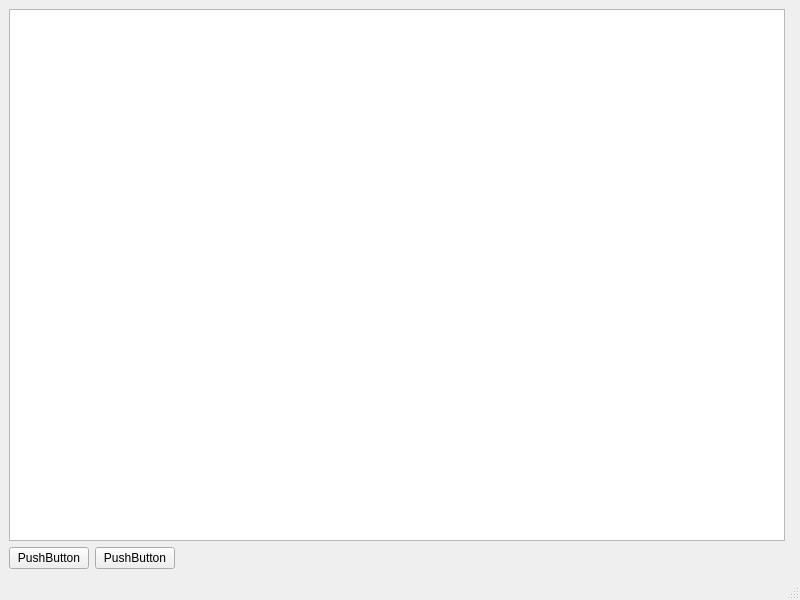
<?xml version="1.0" encoding="UTF-8"?>
<ui version="4.0">
 <class>MainWindow</class>
 <widget class="QMainWindow" name="MainWindow">
  <property name="geometry">
   <rect>
    <x>0</x>
    <y>0</y>
    <width>800</width>
    <height>600</height>
   </rect>
  </property>
  <property name="windowTitle">
   <string>MainWindow</string>
  </property>
  <widget class="QWidget" name="centralwidget">
   <layout class="QVBoxLayout" name="verticalLayout_2">
    <item>
     <layout class="QVBoxLayout" name="verticalLayout">
      <item>
       <layout class="QHBoxLayout" name="horizontalLayout">
        <item>
         <widget class="QTreeView" name="treeView"/>
        </item>
        <item>
         <widget class="QWidget" name="widget" native="true"/>
        </item>
       </layout>
      </item>
      <item>
       <layout class="QHBoxLayout" name="horizontalLayout_2">
        <item>
         <widget class="QPushButton" name="pushButton">
          <property name="text">
           <string>PushButton</string>
          </property>
         </widget>
        </item>
        <item>
         <widget class="QPushButton" name="pushButton_2">
          <property name="text">
           <string>PushButton</string>
          </property>
         </widget>
        </item>
        <item>
         <spacer name="horizontalSpacer">
          <property name="orientation">
           <enum>Qt::Orientation::Horizontal</enum>
          </property>
          <property name="sizeHint" stdset="0">
           <size>
            <width>40</width>
            <height>20</height>
           </size>
          </property>
         </spacer>
        </item>
       </layout>
      </item>
     </layout>
    </item>
   </layout>
  </widget>
  <widget class="QMenuBar" name="menubar">
   <property name="geometry">
    <rect>
     <x>0</x>
     <y>0</y>
     <width>800</width>
     <height>18</height>
    </rect>
   </property>
  </widget>
  <widget class="QStatusBar" name="statusbar"/>
 </widget>
 <resources/>
 <connections/>
</ui>
